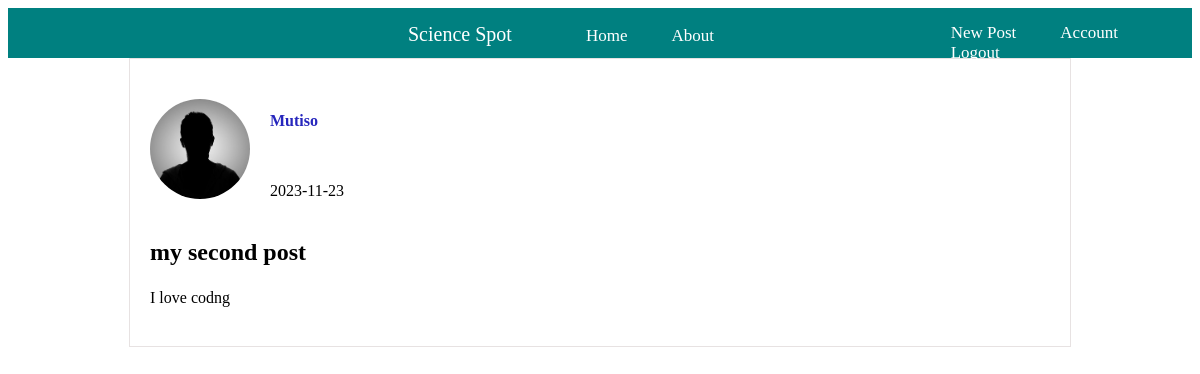
Page /post/3 (signed in) on the earlier database version.
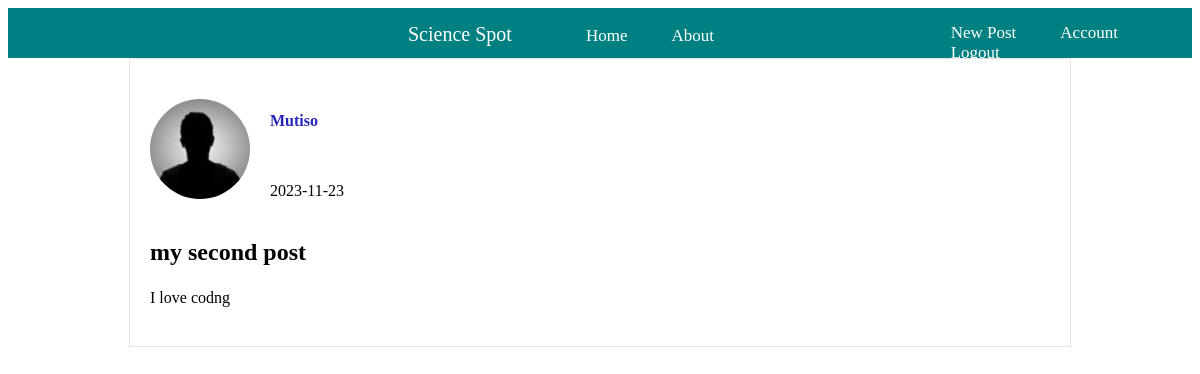
Same page on the later database version.
### flaskblog/models.py (models this page shows, shortened)
class User(db.Model, UserMixin):
    id = db.Column(db.Integer, primary_key=True)
    username = db.Column(db.String(20), unique=True, nullable=False)
    email = db.Column(db.String(120), unique=True, nullable=False)
    image_file = db.Column(db.String(20), nullable=False, default='default.jpg')
    password = db.Column(db.String(60), nullable=False)
    posts = db.relationship('Post', backref='author', lazy=True)
    """How ro represent our user model"""

### flaskblog/routes.py (the view)
@app.route("/post/<int:post_id>")
@login_required
def post(post_id):
    post = Post.query.get_or_404(post_id)
    return render_template('post.html', title=post.title, post=post)

### flaskblog/models.py (called while the page is built)
@login_manager.user_loader
def load_user(user_id):
    return User.query.get(int(user_id))

### flaskblog/templates/post.html (shortened to what this page needs)
{% extends 'layout.html' %} {% block content %}
<div class="homedivpost">
  <div class="homedivdetails">
    <img class="accountimageclass" src="{{ url_for('static', filename='images/' + post.author.image_file) }}"/>
    <div class="user-details">
      <p><a href="{{ url_for('user_posts', username=post.author.username) }}">{{ post.author.username }}</a></p>
      <p>{{ post.date_posted.strftime('%Y-%m-%d') }}</p>
    </div>
  </div>
  <p><h2>{{ post.title }}</h2></p>
  <p>{{ post.content }}</p>
</div>
{% endblock %}

Differences in the rows shown:
changed User "Mutiso": image_file: picture added in place of a placeholder
